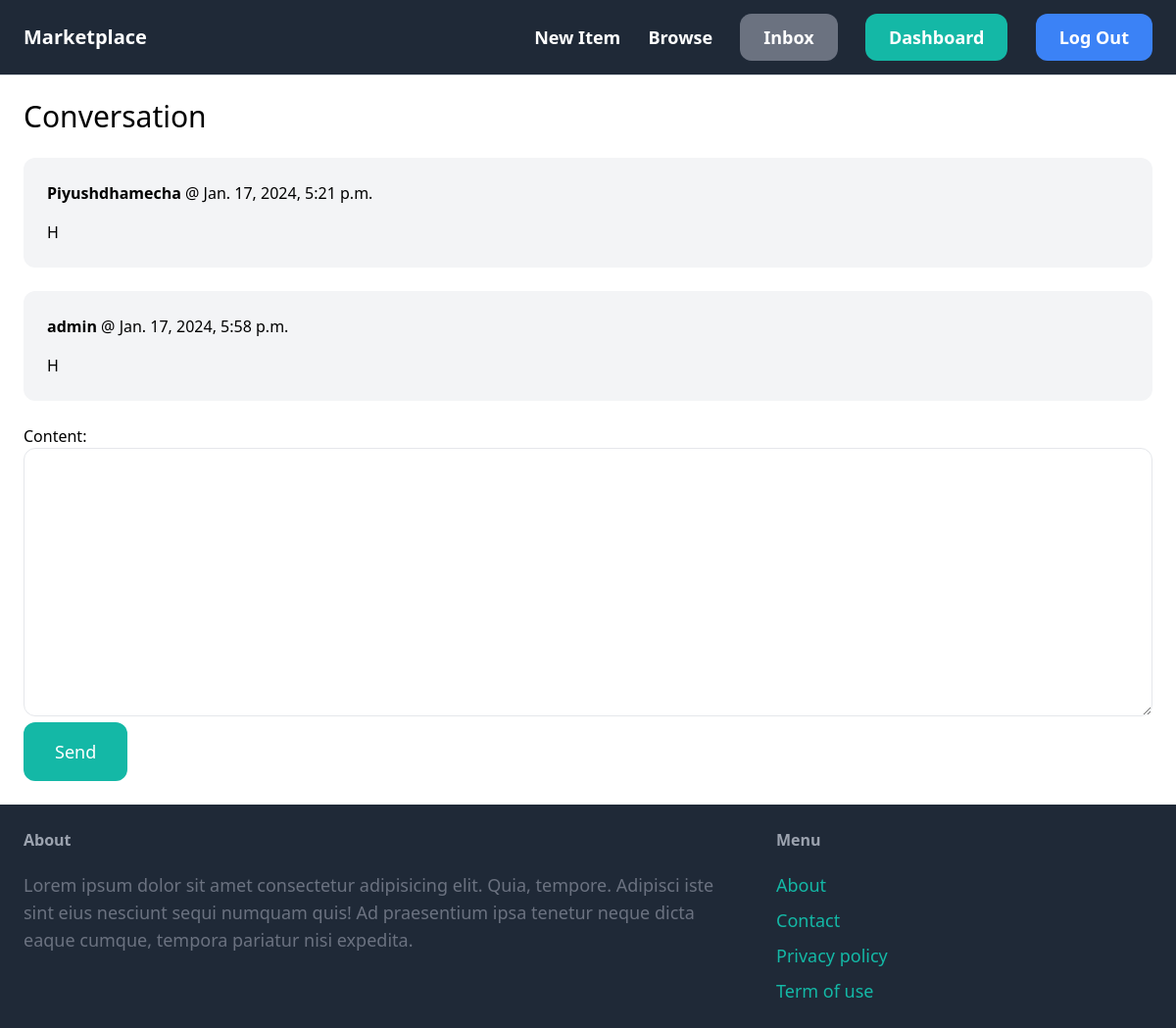
The page /inbox/1/ (signed in) on the database its author committed.
### conversation/models.py (models this page shows)
class ConversationMessage(models.Model):
    conversation = models.ForeignKey(Conversation, related_name = 'messages', on_delete=models.CASCADE)
    content = models.TextField()
    createdAt = models.DateTimeField(auto_now_add = True)
    createdBy = models.ForeignKey(User, related_name = 'created_messages', on_delete = models.CASCADE)

### conversation/views.py (the view)
# urls.py: path('<int:pk>/', views.detail, name='detail'),
@login_required
def detail(request, pk):
    conversation = Conversation.objects.filter(members__in = [request.user.id]).get(pk=pk)
    if request.method == 'POST':
        form = ConversationMessageForm(request.POST)
        if form.is_valid():
            conversation_message = form.save(commit = False)
            conversation_message.conversation = conversation
            conversation_message.createdBy = request.user
            conversation_message.save()
            return redirect('conversation:detail', pk=pk)
    else:
        form = ConversationMessageForm()
    return render(request, 'conversation/detail.html', {
        'conversation':conversation,
        'form':form
    })

### conversation/forms.py
class ConversationMessageForm(forms.ModelForm):
    class Meta:
        model = ConversationMessage
        fields = ('content',)
        widgets = {
            'content':forms.Textarea(attrs={
                'class': 'w-full py-4 px-6 rounded-xl border'
            })
        }

### conversation/templates/conversation/detail.html (shortened to what this page needs)
{% extends 'core/base.html' %}
{% block content %}
<h1 class="mb-6 text-3xl">Conversation</h1>
<div class = "space-y-6">
    {% for message in conversation.messages.all %}
        <div class = "p-6 flex bg-gray-100 rounded-xl">
            <div>
                <p class = "mb-4"><strong>{{message.createdBy.username}}</strong> @ {{message.createdAt}} </p>
                <p>{{message.content}}</p>
            </div>
        </div>
    {% endfor %}
</div>
<form method="post" action="." class = "mt-6">
    {{form.as_p}}
    <button class = "py-4 px-8 text-lg bg-teal-500 hover:bg-teal-700 rounded-xl text-white">Send</button>
</form>
{% endblock %}

### rows shown on the page
ConversationMessage: createdBy.username "Piyushdhamecha", createdAt "Jan. 17, 2024, 5:21 p.m.", content "H"
ConversationMessage: createdBy.username "admin", createdAt "Jan. 17, 2024, 5:58 p.m.", content "H"
